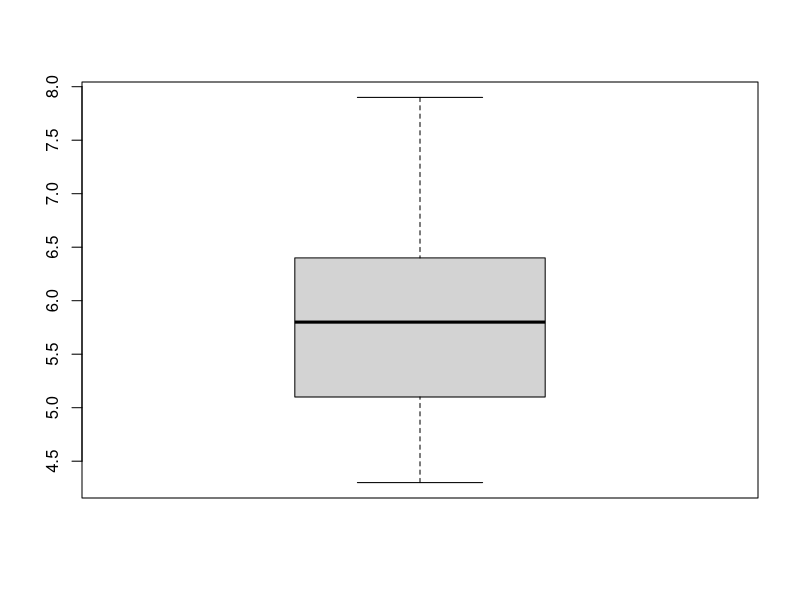
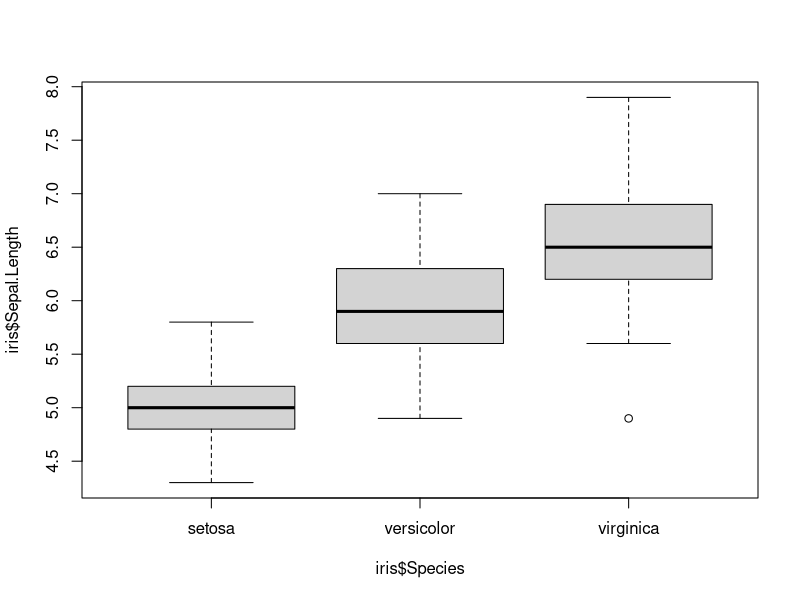
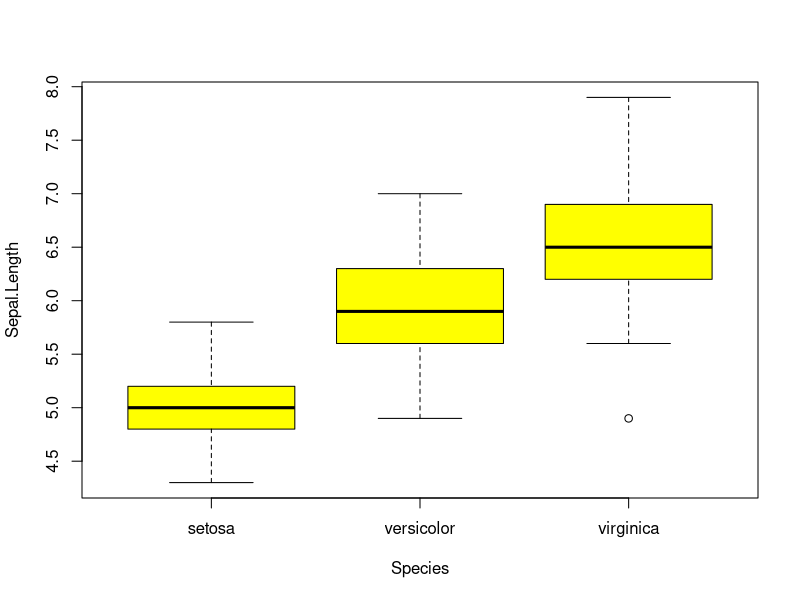

Here is the R script that generated these plots, in order:
# My boxplot

# Measurements in centimeters for 50 flowers
# Species: setosa, versicolor, virginica 
data("iris")

# Scientific notation off
options(scipen = 999) 

# Calculate median, range & 1st,3rd Quantile
median(iris$Sepal.Length) # 5.8
range(iris$Sepal.Length)  # 4.3 - 7.9

# Min. 1st Qu.  Median    Mean 3rd Qu.    Max.
# 4.300   5.100   5.800   5.843   6.400   7.900 
quantile(iris$Sepal.Length)

# Graph the info on boxplot
boxplot(iris$Sepal.Length)


# Graph 3 boxplots: Sep len over the 3 species
boxplot(iris$Sepal.Length ~ iris$Species)
# or
boxplot(Sepal.Length ~ Species, data = iris, col = "yellow")

